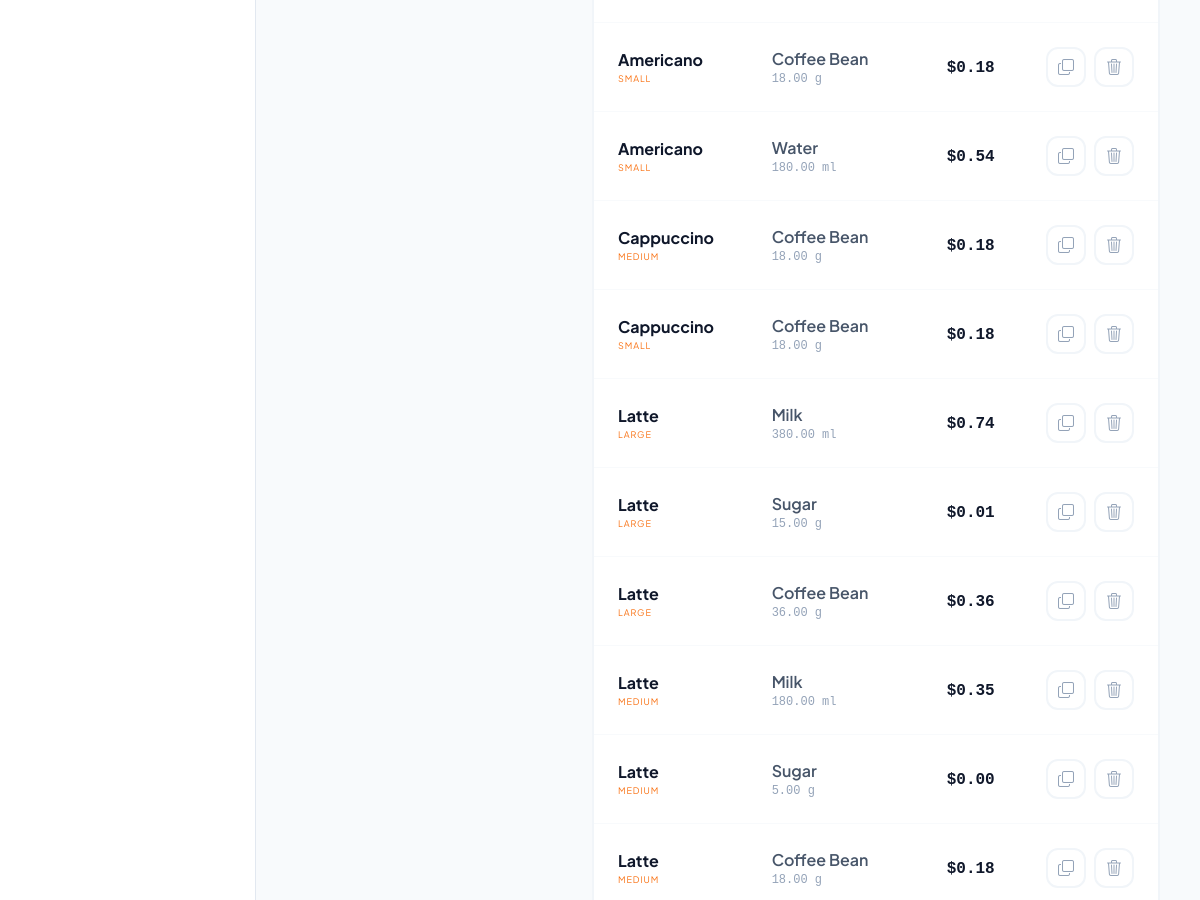
Page /recipe-builder/ (middle part) on the earlier database version.
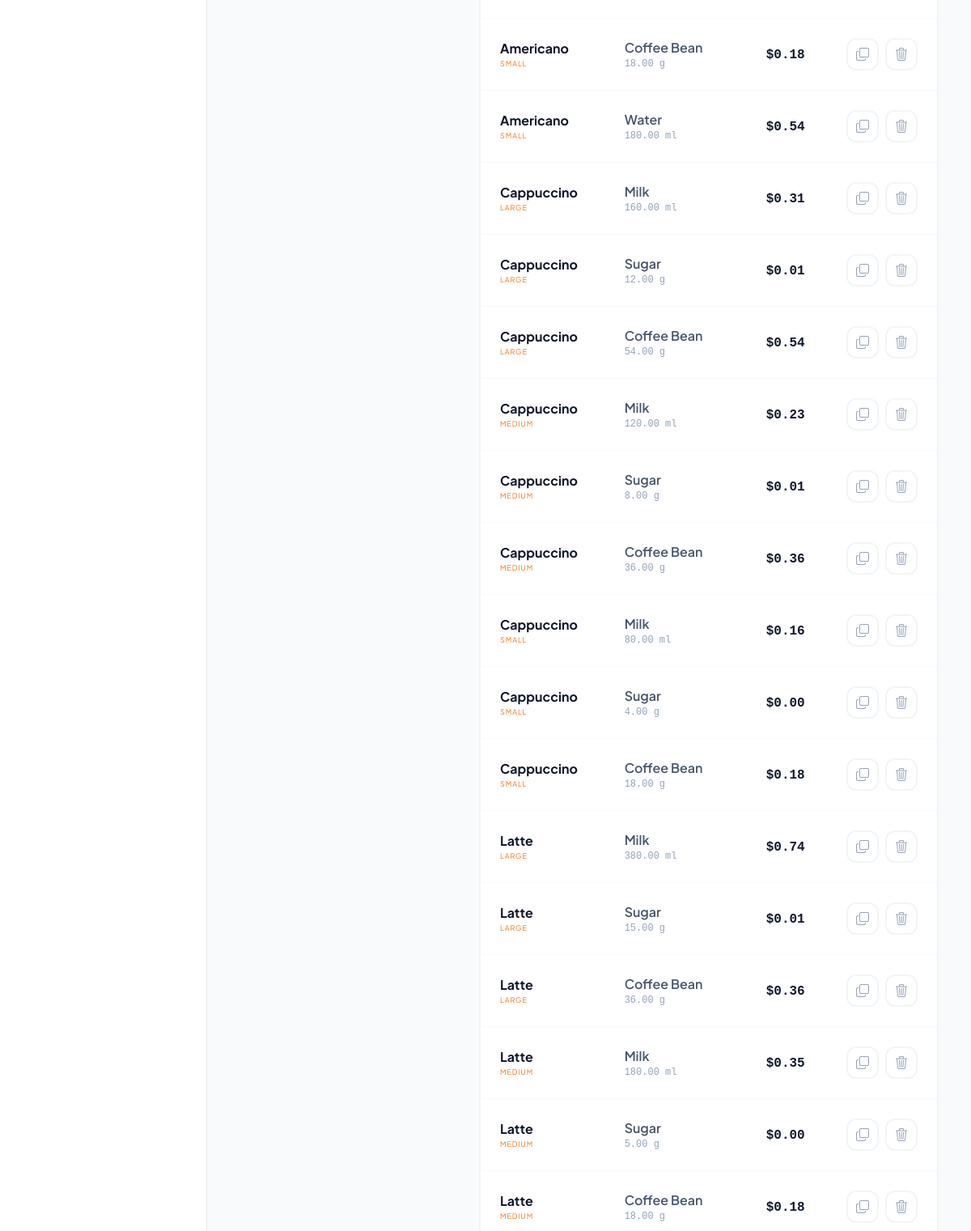
Same page on the later database version.
### sales/models.py (models this page shows, shortened)
class Recipe(models.Model):
    SIZE_CHOICES = [
        ('Small', 'Small'),
        ('Medium', 'Medium'),
        ('Large', 'Large'),
    ]
    product = models.ForeignKey(Product, on_delete=models.CASCADE, related_name='recipes')
    ingredient = models.ForeignKey('Ingredient', on_delete=models.CASCADE)
    size = models.CharField(max_length=10, choices=SIZE_CHOICES, default='Medium')
    quantity = models.DecimalField(max_digits=10, decimal_places=2, help_text="Amount in g, ml, or pcs")
    class Meta:
        unique_together = ('product', 'ingredient', 'size')

class Product(models.Model):
    CATEGORIES = (
        ('Coffee', 'Coffee'),
        ('Tea', 'Tea'),
        ('Matcha', 'Matcha'),
        ('Other', 'Other'),
    )
    name = models.CharField(max_length=100)
    category = models.CharField(max_length=20, choices=CATEGORIES, default='Coffee')
    base_price = models.DecimalField(max_digits=10, decimal_places=2, help_text="Base Price for SMALL HOT (Tax Inclusive)")
    image = models.ImageField(upload_to='products/', null=True, blank=True)
    ice_upcharge = models.DecimalField(max_digits=6, decimal_places=2, default=0.25)
    frappe_upcharge = models.DecimalField(max_digits=6, decimal_places=2, default=0.50)
    is_available = models.BooleanField(default=True, help_text="Uncheck to hide from customer menu (Snooze)")
    can_be_hot = models.BooleanField(default=True)
    can_be_iced = models.BooleanField(default=False)
    can_be_frappe = models.BooleanField(default=False)
    stock = models.IntegerField(default=0)

class Ingredient(models.Model):
    PACKAGING_CHOICES = (
        ('HOT_CUP', 'Hot Cup'),
        ('COLD_CUP', 'Cold Cup'),
        ('HOT_STRAW', 'Hot Straw'),
        ('COLD_STRAW', 'Cold/Frappe Straw'),
        ('CARRIER', 'Plastic Carrier'),
        ('HOT_LID', 'Hot Lid'),
        ('COLD_LID', 'Cold Lid'),
        ('NONE', 'None'),
    )
    name = models.CharField(max_length=100)
    stock_quantity = models.DecimalField(max_digits=10, decimal_places=2, default=0.00)
    initial_stock_per_item = models.DecimalField(max_digits=10, decimal_places=2, default=0.00)
    items_count = models.IntegerField(default=1)
    max_stock = models.DecimalField(max_digits=10, decimal_places=2, default=1000.00)
    unit = models.CharField(max_length=10)
    unit_cost = models.DecimalField(max_digits=10, decimal_places=5, default=0.00)
    last_purchase_price = models.DecimalField(max_digits=10, decimal_places=2, default=0)
    is_packaging = models.BooleanField(default=False)
    packaging_type = models.CharField(max_length=20, choices=PACKAGING_CHOICES, default='NONE')

### sales/views.py (the view, shortened to what this page needs)
# urls.py: path('recipe-builder/', views.recipe_builder, name='recipe_builder'),
def recipe_builder(request):
    products = Product.objects.all().order_by('name')
    ingredients = Ingredient.objects.all().order_by('name')
    recipes = Recipe.objects.select_related('product', 'ingredient').all().order_by('product__name', 'size')
    for r in recipes:
        r.line_cost = (r.ingredient.unit_cost or Decimal('0.00')) * r.quantity
    return render(request, 'recipe_builder.html', {
        'products': products,
        'ingredients': ingredients,
        'recipes': recipes
    })

### sales/templates/recipe_builder.html (shortened to what this page needs)
<!DOCTYPE html>
<html lang="en">
<head>
    <script src="https://cdn.tailwindcss.com"></script>
    <link rel="stylesheet" href="https://cdn.jsdelivr.net/npm/bootstrap-icons@1.11.1/font/bootstrap-icons.css">
</head>
<body class="bg-[#f8fafc] text-slate-900 flex flex-col md:flex-row min-h-screen">
    <aside id="sidebar" class="fixed inset-y-0 left-0 w-64 shrink-0 bg-white border-r border-slate-200 p-6 flex flex-col transform -translate-x-full md:translate-x-0 transition-transform duration-300 ease-in-out z-[150] md:sticky md:top-0 md:h-screen">
        <nav class="space-y-1 flex-grow">
        </nav>
    </aside>
    <main class="flex-1 p-4 md:p-8 lg:p-10 max-w-[1400px] mx-auto w-full">
        <div class="grid grid-cols-1 lg:grid-cols-12 gap-6">
            <div class="lg:col-span-4 space-y-6">
            </div>
            <div class="lg:col-span-8 space-y-4">
                <div class="bento-card rounded-[2.5rem] overflow-hidden">
                    <div class="overflow-x-auto">
                        <table class="w-full text-left border-collapse" id="recipeTable">
                            <tbody class="divide-y divide-slate-50">
                                {% for r in recipes %}
                                <tr class="hover:bg-slate-50/50 transition-colors recipe-row"
                                    data-product="{{ r.product.name|lower }}"
                                    data-ingredient="{{ r.ingredient.name|lower }}"
                                    data-size="{{ r.size|lower }}">
                                    <td class="p-6">
                                        <div class="font-bold text-slate-900">{{ r.product.name }}</div>
                                        <div class="text-[9px] font-800 text-orange-500 uppercase tracking-widest">{{ r.size }}</div>
                                    </td>
                                    <td class="p-6">
                                        <div class="font-semibold text-slate-600">{{ r.ingredient.name }}</div>
                                        <div class="text-xs font-mono text-slate-400">{{ r.quantity }} {{ r.ingredient.unit }}</div>
                                    </td>
                                    <td class="p-6 text-right">
                                        <span class="font-mono font-bold text-slate-900">${{ r.line_cost|stringformat:".2f" }}</span>
                                    </td>
                                    <td class="p-6 text-right">
                                        <div class="flex justify-end gap-2">
                                            <button onclick="openCopyModal('{{ r.product.id }}', '{{ r.size }}', '{{ r.product.name }}')"
                                                    class="w-10 h-10 rounded-xl border-2 border-slate-100 flex items-center justify-center text-slate-400 hover:border-orange-500 hover:text-orange-500 transition-all">
                                                <i class="bi bi-copy"></i>
                                            </button>
                                            <form method="POST" class="inline">
                                                <button type="submit" class="w-10 h-10 rounded-xl border-2 border-slate-100 flex items-center justify-center text-slate-400 hover:border-red-500 hover:text-red-500 transition-all">
                                                    <i class="bi bi-trash3"></i>
                                                </button>
                                            </form>
                                        </div>
                                    </td>
                                </tr>
                                {% endfor %}
                            </tbody>
                        </table>
                    </div>
                </div>
            </div>
        </div>
    </main>
</body>
</html>

Differences in the rows shown:
added Recipe: product.name "Cappuccino", size "LARGE", ingredient.name "Milk", quantity "160.00", ingredient.unit "ml", line_cost "0.31"
added Recipe: product.name "Cappuccino", size "LARGE", ingredient.name "Sugar", quantity "12.00", ingredient.unit "g", line_cost "0.01"
added Recipe: product.name "Cappuccino", size "LARGE", ingredient.name "Coffee Bean", quantity "54.00", ingredient.unit "g", line_cost "0.54"
added Recipe: product.name "Cappuccino", size "MEDIUM", ingredient.name "Milk", quantity "120.00", ingredient.unit "ml", line_cost "0.23"
added Recipe: product.name "Cappuccino", size "MEDIUM", ingredient.name "Sugar", quantity "8.00", ingredient.unit "g", line_cost "0.01"
changed Recipe (number 8 of 17 on the later page): quantity "18.00" → "36.00"; line_cost "0.18" → "0.36"
added Recipe: product.name "Cappuccino", size "SMALL", ingredient.name "Milk", quantity "80.00", ingredient.unit "ml", line_cost "0.16"
added Recipe: product.name "Cappuccino", size "SMALL", ingredient.name "Sugar", quantity "4.00", ingredient.unit "g", line_cost "0.00"
